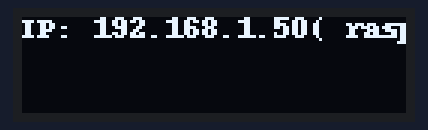
Recording of a program running on a simulated Raspberry Pi (BCM pin numbers). Parts: 128×32 one-colour display. System figures (address, load, memory, disk, uptime) are fixed made-up values. At 0.2 s the program stops and its outputs stay as they are.

Above: at 0.3 s.

The program:

oled_play.py
```python
import time
import subprocess
from board import SCL, SDA
import busio
import adafruit_ssd1306
from PIL import Image, ImageDraw, ImageFont
i2c = busio.I2C(SCL, SDA)
disp = adafruit_ssd1306.SSD1306_I2C(128, 32, i2c)
disp.fill(0)
disp.show()
w, h = disp.width, disp.height
image = Image.new('1', (w, h))
draw = ImageDraw.Draw(image)
cmd = "hostname -I | cut -d\' \' -f1 | tr -d \'\\n\'"
IP = subprocess.check_output(cmd, shell=True).decode("utf-8")
cmd = "hostname | tr -d \'\\n\'"
HOST = subprocess.check_output(cmd, shell=True).decode("utf-8")
cmd = "top -bn1 | grep load | awk " \
          "'{printf \"CPU Load: %.2f\", $(NF-2)}'"
CPU = subprocess.check_output(cmd, shell=True).decode("utf-8")
cmd = "free -m | awk 'NR==2{printf " \
          "\"Mem: %s/%sMB %.2f%%\", $3,$2,$3*100/$2 }'"
MemUsage = subprocess.check_output(cmd, shell=True).decode("utf-8")
cmd = "df -h | awk '$NF==\"/\"{printf " \
          "\"Disk: %d/%dGB %s\", $3,$2,$5}'"
Disk = subprocess.check_output(cmd, shell=True).decode("utf-8")
x = 0
draw.text((x, -2), "IP: " + str(IP) + "( " + HOST + ")", fill=255)
disp.image(image)
disp.show()

def clrdisp():
       disp.fill(0)
       disp.show()


clrdisp()
disp.show()
disp.image(image)
disp.show()
# clrdisp()
```
